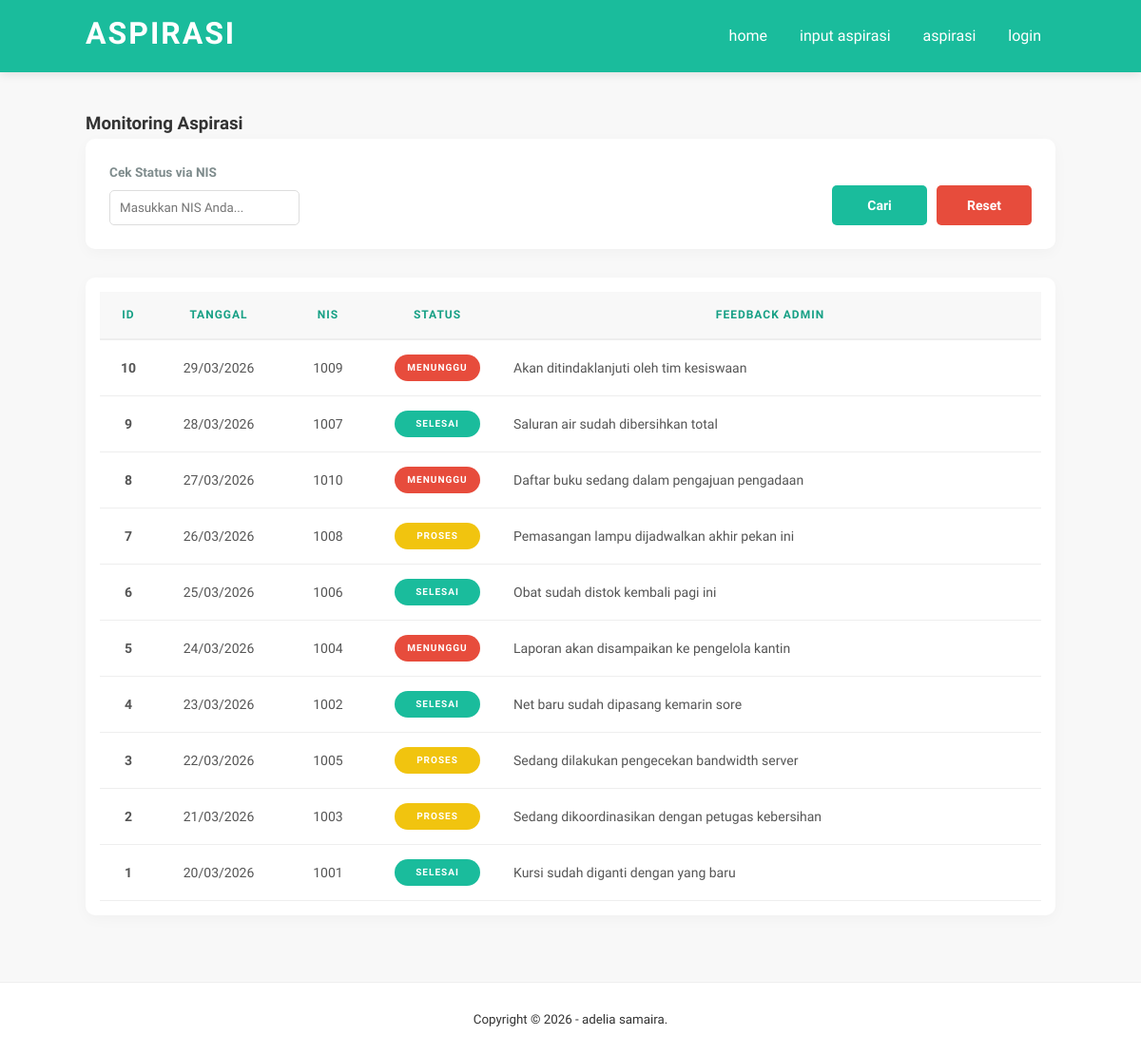
/websiswa/aspirasi-siswa.php, run on the app's committed database.
### tables this page shows
CREATE TABLE `aspirasi` (
  `id_aspirasi` int(5) NOT NULL,
  `status` enum('menunggu','proses','selesai') NOT NULL DEFAULT 'menunggu',
  `id_pelaporan` int(5) NOT NULL,
  `feedback` varchar(100) NOT NULL,
  `tanggal_input` date NOT NULL DEFAULT current_timestamp()
);

CREATE TABLE `input_aspirasi` (
  `id_pelaporan` int(5) NOT NULL,
  `nis` int(10) NOT NULL,
  `id_kategori` int(5) NOT NULL,
  `lokasi` varchar(50) NOT NULL,
  `ket` varchar(50) NOT NULL,
  `tanggal_input` date NOT NULL DEFAULT current_timestamp()
);

### websiswa/aspirasi-siswa.php (the view, shortened to what this page needs)
<?php
    include 'db.php';
    $where = " WHERE 1=1 ";
    $ida = mysqli_query($conn, "SELECT * FROM aspirasi
        LEFT JOIN input_aspirasi USING (id_pelaporan)
        $where ORDER BY id_aspirasi DESC");
?>
<!DOCTYPE html>
<html>
<head>
    <link rel="stylesheet" type="text/css" href="css/style.css">
</head>
<body>
    <header>
        <div class="container">
            <h1><a href="index.php">aspirasi</a></h1>
            <ul>
                <li><a href="index.php">home</a></li>
                <li><a href="input-aspirasi.php">input aspirasi</a></li>
                <li><a href="aspirasi-siswa.php">aspirasi</a></li>
                <li><a href="login.php">login</a></li>
            </ul>
        </div>
    </header>
    <div class="section">
        <div class="container">
            <h3>Monitoring Aspirasi</h3>
            <div class="box">
                <form action="" method="GET" class="filter-form">
                    <div class="filter-inputs-wrapper">
                        <div class="filter-group">
                            <label>Cek Status via NIS</label>
                            <input type="number" name="search_nis" placeholder="Masukkan NIS Anda..." value="<?php echo @$_GET['search_nis'] ?>" style="max-width: 200px;">
                        </div>
                    </div>
                    <div class="filter-actions-wrapper">
                        <button type="submit" class="btn-filter">Cari</button>
                        <a href="index.php" class="btn-reset">Reset</a>
                    </div>
                </form>
            </div>
            <div class="box" style="padding: 15px;">
                <div class="table-responsive">
                    <table border="0" cellspacing="0" class="table" style="width: 100%; table-layout: fixed;">
                        <thead>
                            <tr>
                                <th style="width: 60px;">ID</th>
                                <th style="width: 130px;">Tanggal</th>
                                <th style="width: 100px;">NIS</th>
                                <th style="width: 130px;">Status</th>
                                <th>Feedback Admin</th>
                            </tr>
                        </thead>
                        <tbody>
                            <?php
                                if(mysqli_num_rows($ida) > 0){
                                    while ($row = mysqli_fetch_array($ida)) {
                            ?>
                            <tr>
                                <td align="center"><strong><?php echo $row['id_aspirasi'] ?></strong></td>
                                <td align="center"><?php echo date('d/m/Y', strtotime($row['tanggal_input'])) ?></td>
                                <td align="center"><?php echo $row['nis'] ?></td>
                                <td align="center">
                                    <span class="status-badge status-<?php echo $row['status'] ?>">
                                        <?php echo strtoupper($row['status']) ?>
                                    </span>
                                </td>
                                <td style="text-align:left; word-wrap:break-word; white-space:normal;">
                                    <?php echo !empty($row['feedback']) ? $row['feedback'] : '<i>Belum ada feedback</i>'; ?>
                                </td>
                            </tr>
                            <?php }} else { ?>
                            <tr>
                                <td colspan="5" align="center" style="padding: 30px;">Data tidak ditemukan.</td>
                            </tr>
                            <?php } ?>
                        </tbody>
                    </table>
                </div>
            </div>
        </div>
    </div>
    <footer>
        <div class="container">
            <small>Copyright &copy; 2026 - adelia samaira.</small>
        </div>
    </footer>
</body>
</html>

### websiswa/css/style.css (style rules this page uses)
:root { --primary-color: #1ABC9C; --secondary-color: #16a085; --bg-light: #f8f8f8; --text-dark: #333; --radius: 10px; --danger: #e74c3c; --warning: #f1c40f; }
* { padding: 0; margin: 0; font-family: 'Quicksand', sans-serif; box-sizing: border-box; }
body { background-color: var(--bg-light); color: var(--text-dark); line-height: 1.6; min-height: 100vh; display: flex; flex-direction: column; }
a { color: inherit; text-decoration: none; transition: 0.3s; }
.container { width: 85%; margin: 0 auto; }
.container:after { content: ''; display: block; clear: both; }
.section { padding: 40px 0; flex: 1; }
header { background-color: var(--primary-color); color: #fff; padding: 10px 0; box-shadow: 0 2px 10px rgba(0,0,0,0.1); }
header h1 { float: left; text-transform: uppercase; letter-spacing: 2px; }
header ul { float: right; list-style: none; }
header ul li { display: inline-block; }
header ul li a { padding: 15px; display: inline-block; font-weight: 500; }
.box { background-color: #fff; border-radius: var(--radius); padding: 25px; margin-bottom: 30px; box-shadow: 0 4px 15px rgba(0,0,0,0.03); }
.filter-form { display: flex; justify-content: flex-end; align-items: flex-end; flex-wrap: wrap; gap: 20px; }
.filter-inputs-wrapper { flex: 1; display: flex; justify-content: flex-start; gap: 20px; }
.filter-group { display: flex; flex-direction: column; gap: 8px; }
.filter-group label { font-weight: 600; font-size: 0.85rem; color: #7f8c8d; }
.filter-group input { padding: 10px; border: 1px solid #ddd; border-radius: 5px; outline: none; }
.filter-actions-wrapper { display: flex; gap: 10px; align-items: flex-end; }
.btn-filter, .btn-reset { display: inline-flex; align-items: center; justify-content: center; width: 100px; height: 42px; padding: 0; text-align: center; border-radius: 5px; font-weight: 600; font-size: 14px; cursor: pointer; border: none; transition: 0.3s; }
.btn-filter { background-color: var(--primary-color); color: white; }
.btn-reset { background-color: var(--danger); color: white; }
.table-responsive { overflow-x: auto; }
.table { width: 100%; border-collapse: collapse; }
.table thead th { background-color: var(--bg-light); color: var(--secondary-color); text-transform: uppercase; font-size: 12px; letter-spacing: 1px; padding: 15px; text-align: center; border-bottom: 2px solid #eee; }
.table tbody td { padding: 15px; border-bottom: 1px solid #eee; text-align: center; font-size: 14px; color: #555; vertical-align: middle; }
.status-badge { display: inline-block; padding: 6px 12px; min-width: 90px; border-radius: 50px; color: #fff; font-size: 10px; font-weight: bold; letter-spacing: 1px; }
.status-menunggu { background-color: var(--danger); }
.status-proses { background-color: var(--warning); }
.status-selesai { background-color: var(--primary-color); }
footer { padding: 25px 0; text-align: center; background-color: #fff; border-top: 1px solid #eee; }

### data on the page
aspirasi: id_aspirasi "10", id_pelaporan.tanggal_input "29/03/2026", id_pelaporan.nis "1009", status "MENUNGGU", feedback "Akan ditindaklanjuti oleh tim kesiswaan"
aspirasi: id_aspirasi "9", id_pelaporan.tanggal_input "28/03/2026", id_pelaporan.nis "1007", status "SELESAI", feedback "Saluran air sudah dibersihkan total"
aspirasi: id_aspirasi "8", id_pelaporan.tanggal_input "27/03/2026", id_pelaporan.nis "1010", status "MENUNGGU", feedback "Daftar buku sedang dalam pengajuan pengadaan"
aspirasi: id_aspirasi "7", id_pelaporan.tanggal_input "26/03/2026", id_pelaporan.nis "1008", status "PROSES", feedback "Pemasangan lampu dijadwalkan akhir pekan ini"
aspirasi: id_aspirasi "6", id_pelaporan.tanggal_input "25/03/2026", id_pelaporan.nis "1006", status "SELESAI", feedback "Obat sudah distok kembali pagi ini"
aspirasi: id_aspirasi "5", id_pelaporan.tanggal_input "24/03/2026", id_pelaporan.nis "1004", status "MENUNGGU", feedback "Laporan akan disampaikan ke pengelola kantin"
aspirasi: id_aspirasi "4", id_pelaporan.tanggal_input "23/03/2026", id_pelaporan.nis "1002", status "SELESAI", feedback "Net baru sudah dipasang kemarin sore"
aspirasi: id_aspirasi "3", id_pelaporan.tanggal_input "22/03/2026", id_pelaporan.nis "1005", status "PROSES", feedback "Sedang dilakukan pengecekan bandwidth server"
aspirasi: id_aspirasi "2", id_pelaporan.tanggal_input "21/03/2026", id_pelaporan.nis "1003", status "PROSES", feedback "Sedang dikoordinasikan dengan petugas kebersihan"
aspirasi: id_aspirasi "1", id_pelaporan.tanggal_input "20/03/2026", id_pelaporan.nis "1001", status "SELESAI", feedback "Kursi sudah diganti dengan yang baru"
